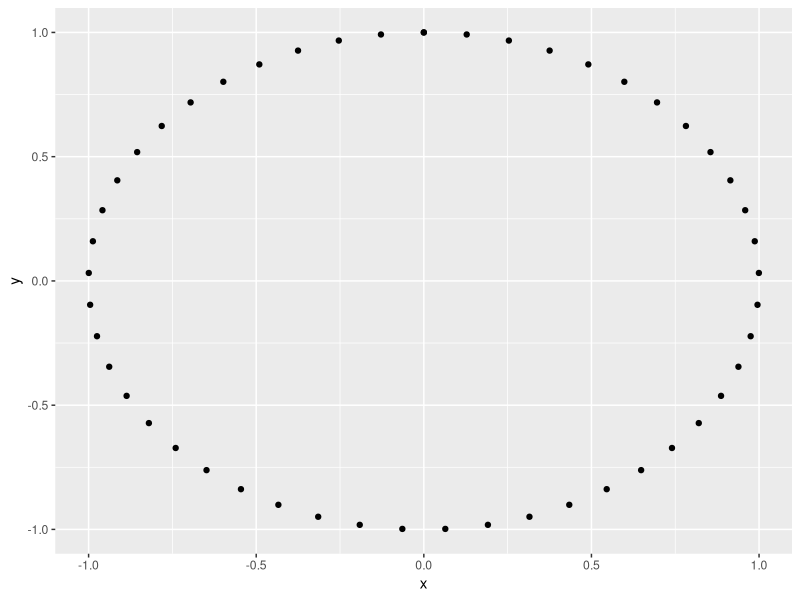
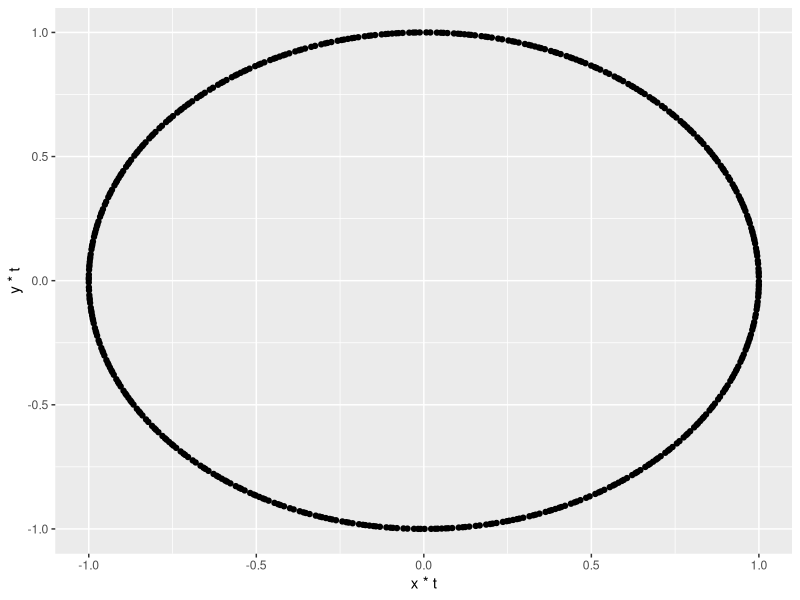
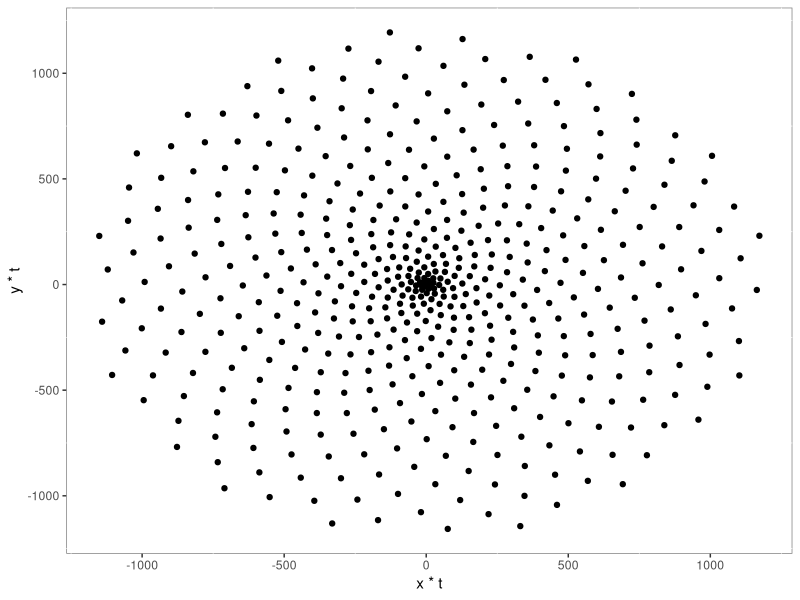
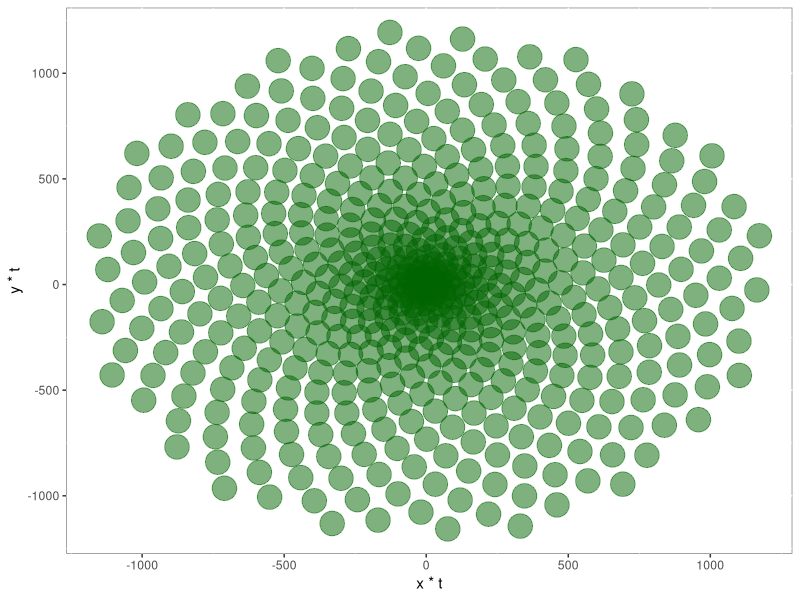
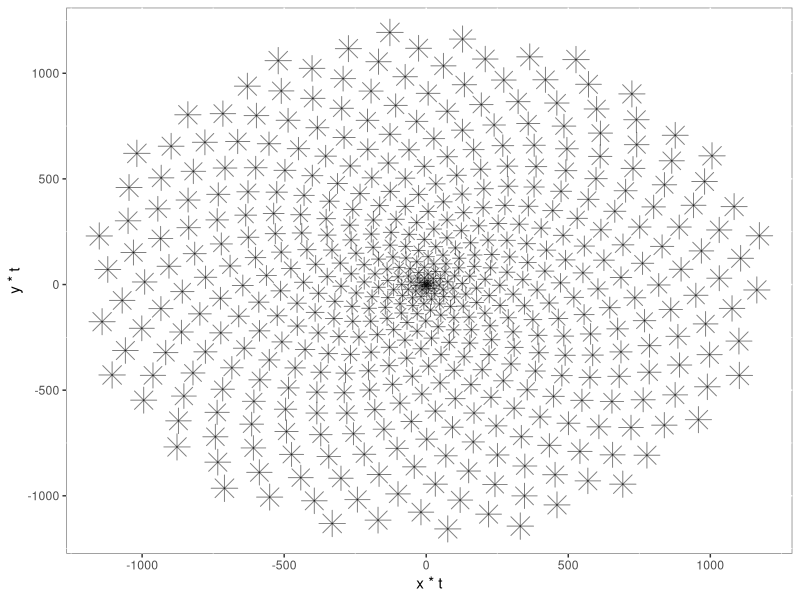
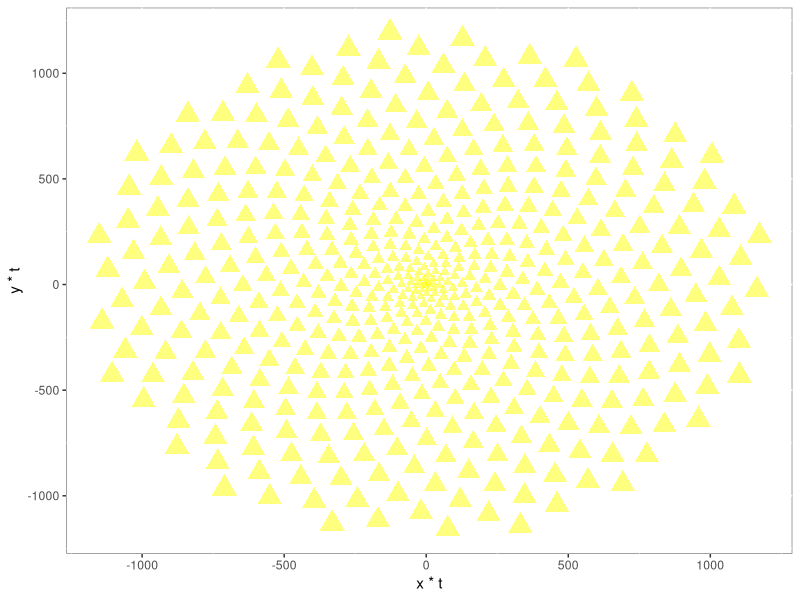
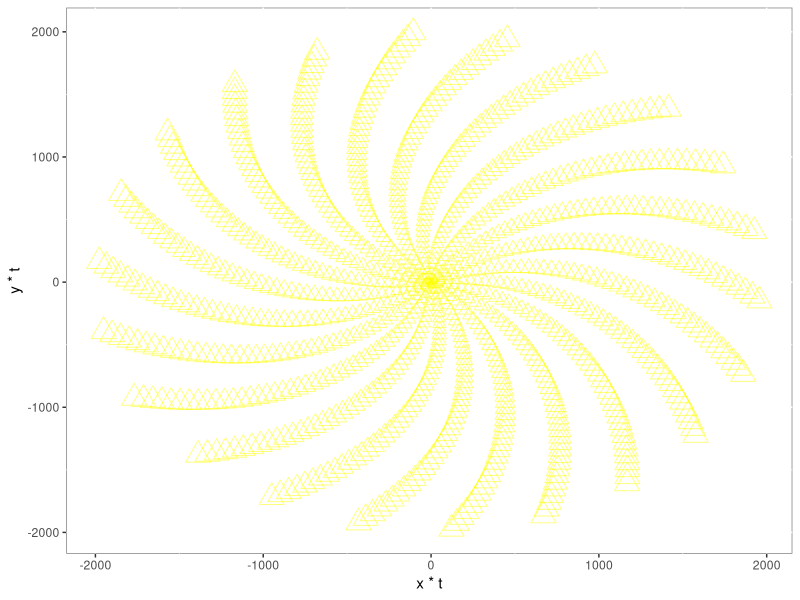
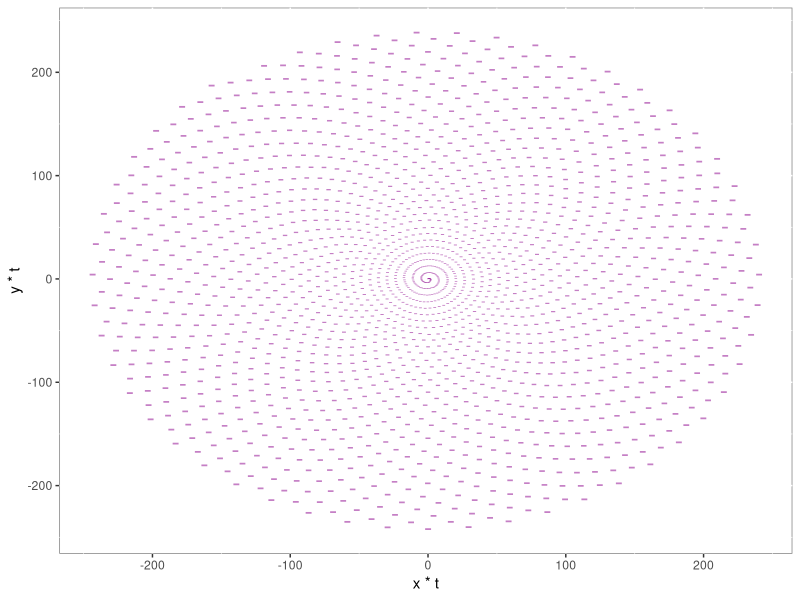

The R script that drew these images, in order:

# This sets plot images to a nice size.
options(repr.plot.width = 4, repr.plot.height = 4)

# Loading in the ggplot2 package
library(ggplot2)

t <- seq(0, 2*pi, length.out = 50)
x <- sin(t)
y <- cos(t)
df <- data.frame(t, x, y)

# Make a scatter plot of points in a circle
p <- ggplot(df, aes(x, y))
p + geom_point(mapping=aes(x,y))

# Defining the number of points
points<-500

# Defining the Golden Angle
angle=pi*(3-sqrt(5))

t <- (1:points) * angle
x <- sin(t)
y <-cos(t)
df <- data.frame(t, x, y)

# Make a scatter plot of points in a spiral
p <- ggplot(df, aes(x*t, y*t))
p + geom_point(mapping=aes(x,y))

df <- data.frame(t, x, y)

# Make a scatter plot of points in a spiral
p <- ggplot(df, aes(x*t, y*t))
p + geom_point() +
theme(panel.background = element_rect(fill = "white", colour = "grey50"),panel.grid.major=element_blank())


p <- ggplot(df, aes(x*t, y*t))
p + geom_point(size=8,alpha=0.5,color="darkgreen") +
theme(panel.background = element_rect(fill = "white", colour = "grey50"))

p <- ggplot(df, aes(x*t, y*t))
p + geom_point(mapping=aes(size=t),alpha=0.5,color="black",shape=8) +
theme(panel.background = element_rect(fill = "white", colour = "grey50"),legend.position="none")

p <- ggplot(df, aes(x*t, y*t))
p + geom_point(mapping=aes(size=df$t),alpha=0.5,color="yellow",shape=17) +
theme(panel.background = element_rect(fill = "white", colour = "grey50"),legend.position="none")

angle <- 2.0
points <- 1000

t <- (1:points)*angle
x <- sin(t)
y <- cos(t)

df <- data.frame(t, x, y)

p <- ggplot(df, aes(x*t, y*t))
p + geom_point(mapping=aes(size=df$t),alpha=0.5,color="yellow",shape=2) +
theme(panel.background = element_rect(fill = "white", colour = "grey50"),legend.position="none")

angle <- 7*pi/180
points <- 2000

t <- (1:points)*angle
x <- sin(t)
y <- cos(t)

df <- data.frame(t, x, y)

p <- ggplot(df, aes(x*t, y*t))
p + geom_point(mapping=aes(size=df$t),alpha=0.5,color="magenta4",shape=45) +
theme(panel.background = element_rect(fill = "white", colour = "grey50"),legend.position="none")

